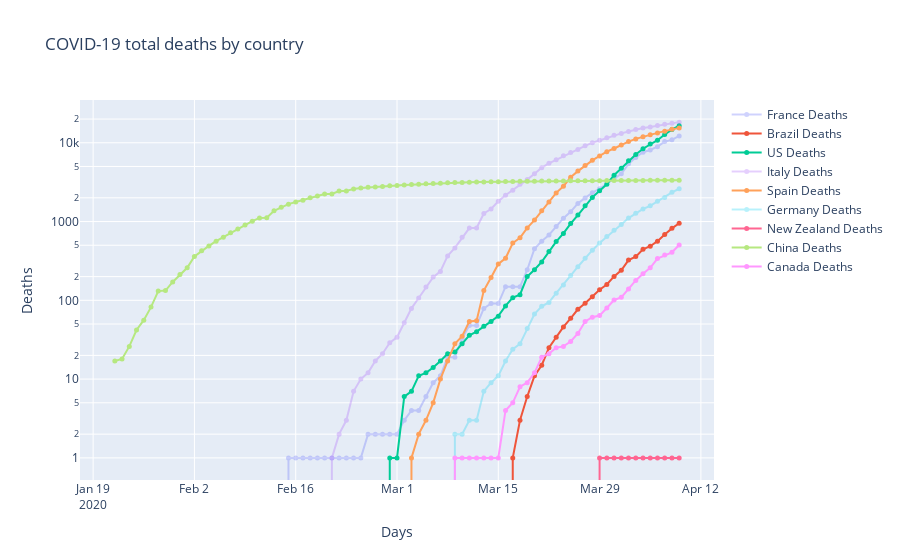

The notebook cell saved with this chart:
### Code cell
figdc = go.Figure(series)
figdc.update_layout(title_text='COVID-19 total deaths by country')
figdc.update_xaxes(title_text='Days')
figdc.update_yaxes(title_text='Deaths', type='log')
#py.iplot(figdc, file='covid-19.html', auto_open=False)
figdc.show()
